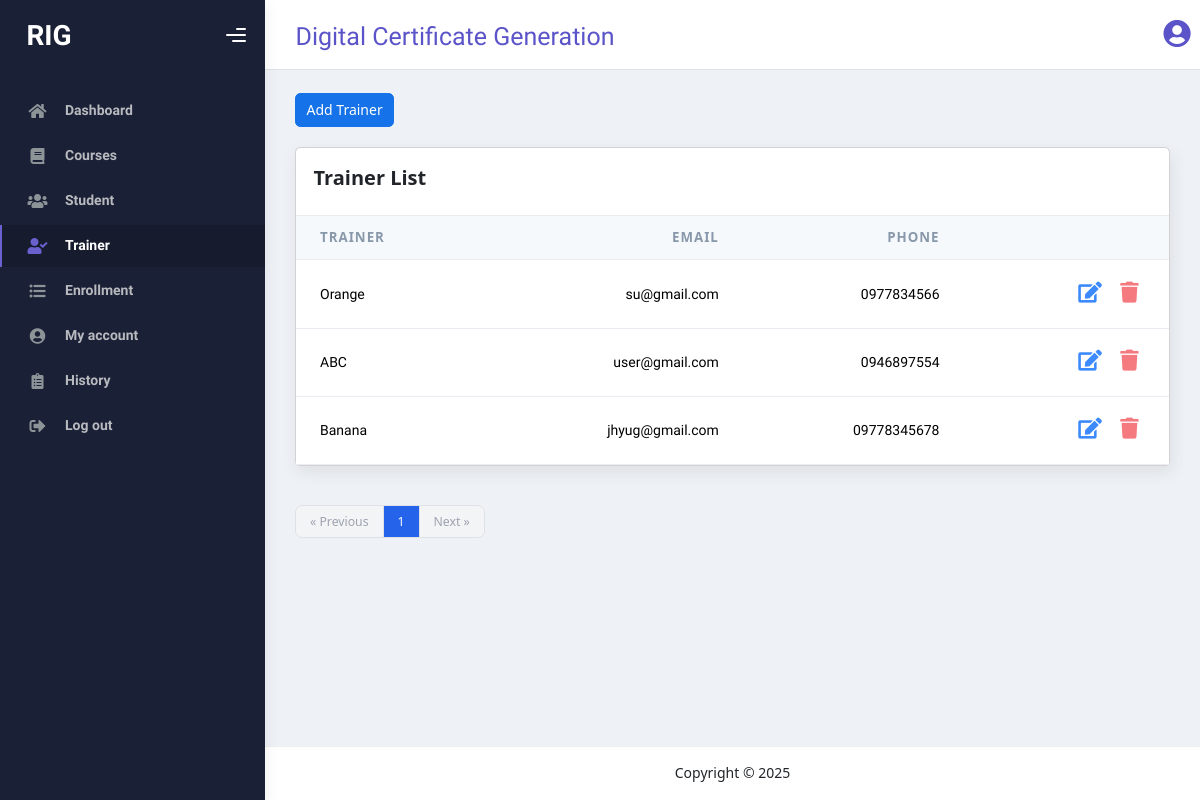
The page /trainerlist/ on the database as committed earlier.
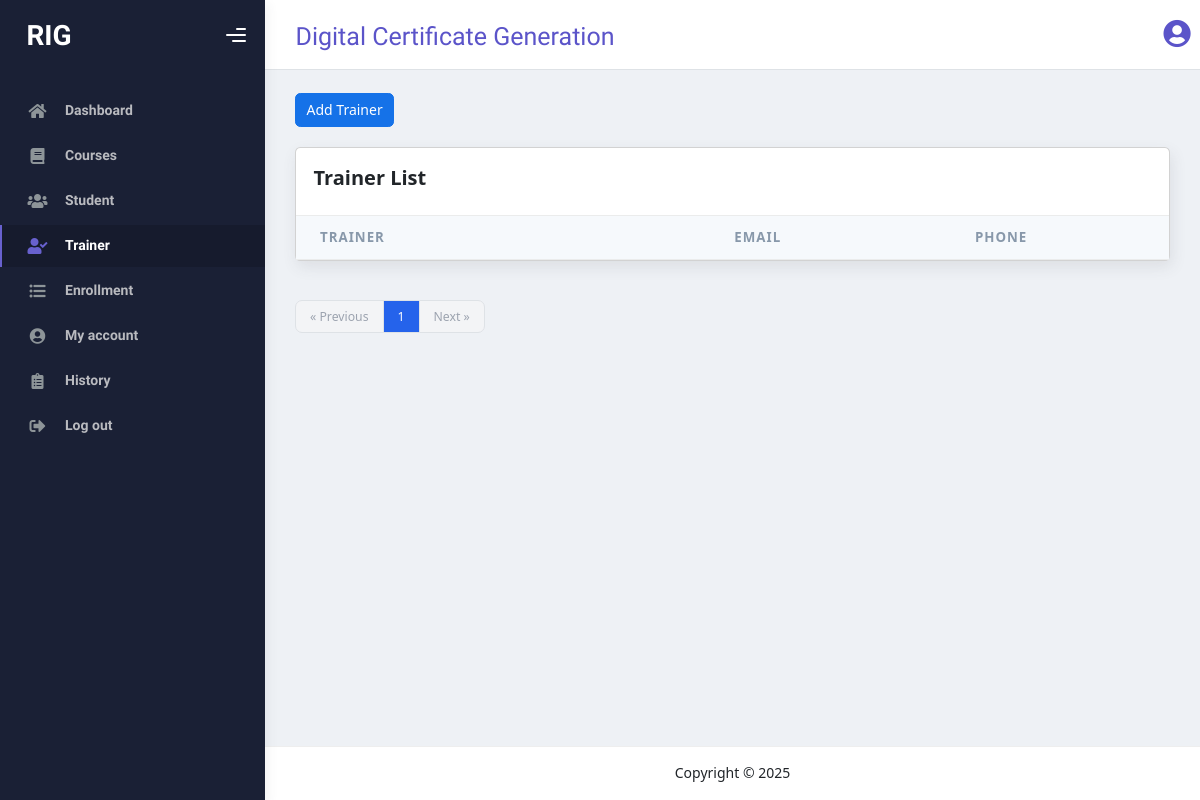
The same page on the database as committed later.
### myapp/models.py (models this page shows, shortened)
class Trainer(models.Model):
    trainer_name=models.CharField(max_length=100)
    email=models.EmailField()
    phone=models.CharField()

### myapp/views.py (the view, shortened to what this page needs)
# urls.py: path('trainerlist/', trainerlist,name='trainerlist'),
def trainerlist(request):
    trainerform=TrainerModelForm()
    trainer=Trainer.objects.all()
    paginator = Paginator(trainer, 5)
    page_number = request.GET.get("page")
    trainer_obj = paginator.get_page(page_number)
    context={'trainer':trainer,'trainer_obj':trainer_obj,'trainerform':trainerform}
    return render(request,'trainerlist.html',context)

### templates/trainerlist.html (shortened to what this page needs)
{% extends 'starter-template.html' %}
{% block content %}
<button type="button" class="btn btn-primary" data-bs-toggle="modal" data-bs-target="#staticBackdrop" style="margin-bottom: 20px;">
  Add Trainer
</button>
<div class="card card-round">
  <div class="card-header">
    <div class="card-head-row card-tools-still-right">
      <div class="card-title">Trainer List</div>
      </div>
    </div>
  <div class="card-body p-0">
<div class="table-responsive">
    <table class="table align-items-center mb-0">
      <thead class="thead-light">
        <tr>
          <th scope="col" >Trainer</th>
          <th scope="col" class="text-end">Email</th>
          <th scope="col" class="text-end">Phone</th>
          <th scope="col" class="text-end"></th>
        </tr>
      </thead>
      <tbody>
        {% for i in trainer_obj %}
        <tr>
          <td >{{i.trainer_name}}</td>
          <td class="text-end">{{i.email}}</td>
          <td class="text-end">{{i.phone}}</td>
          <td class="text-end">
            <a href="{% url 'updatetrainer' i.id %}"><button type="submit" class="btn btn-icon btn-link op-8 me-1">
              <i class="fas fa-edit fs-4"></i>
            </button></a>
            <a href="{% url 'deletetrainer' i.id %}" onclick="return confirm('Are you sure you want to delete this?')"><button type="button" class="btn btn-icon btn-link btn-danger op-8">
              <i class="fas fa-trash fs-4"></i>
            </button></a>
          </td>
        </tr>
        {% endfor %}
      </tbody>
    </table>
  </div>
  </div>
  </div>
  <nav aria-label="Page navigation" class="pt-3">
    <ul class="inline-flex items-center -space-x-px text-sm">
      {% if trainer_obj.has_previous %}
        <li>
          <a href="?page={{ trainer_obj.previous_page_number }}" class="px-3 py-2 ml-0 leading-tight text-gray-500 bg-white border border-gray-300 rounded-l-lg hover:bg-gray-100 hover:text-gray-700">
            &laquo; Previous
          </a>
        </li>
      {% else %}
        <li>
          <span class="px-3 py-2 ml-0 leading-tight text-gray-400 bg-gray-100 border border-gray-300 rounded-l-lg cursor-not-allowed">
            &laquo; Previous
          </span>
        </li>
      {% endif %}
      <li>
        <span class="px-3 py-2 leading-tight text-white bg-blue-600 border border-blue-600">
          {{ trainer_obj.number }}
        </span>
      </li>
      {% if trainer_obj.has_next %}
        <li>
          <a href="?page={{ trainer_obj.next_page_number }}" class="px-3 py-2 leading-tight text-gray-500 bg-white border border-gray-300 rounded-r-lg hover:bg-gray-100 hover:text-gray-700">
            Next &raquo;
          </a>
        </li>
      {% else %}
        <li>
          <span class="px-3 py-2 leading-tight text-gray-400 bg-gray-100 border border-gray-300 rounded-r-lg cursor-not-allowed">
            Next &raquo;
          </span>
        </li>
      {% endif %}
    </ul>
  </nav>
{% endblock content %}

Rows that differ between the two databases and show on the page:
removed Trainer: trainer_name "Orange", email "su@gmail.com", phone "0977834566"
removed Trainer: trainer_name "ABC", email "user@gmail.com", phone "0946897554"
removed Trainer: trainer_name "Banana", email "jhyug@gmail.com", phone "09778345678"
